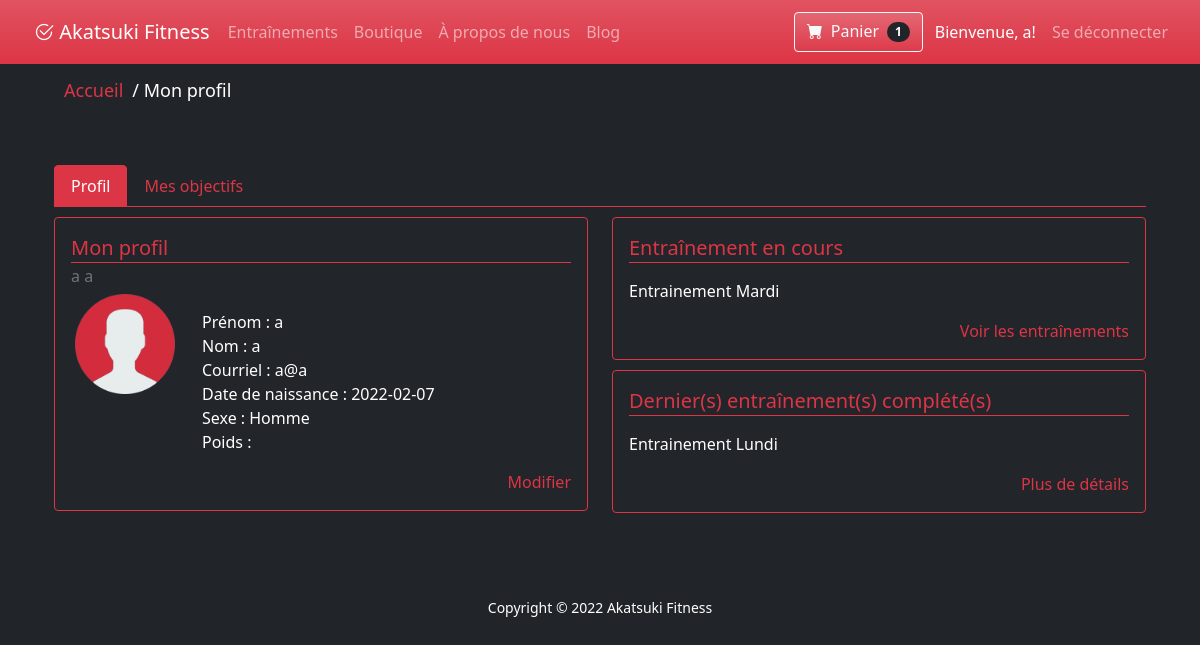
/profile.php (signed in), run on the app's committed database.
### tables this page shows
CREATE TABLE `utilisateur` (
  `iduser` int(11) NOT NULL,
  `nom` varchar(50) NOT NULL,
  `prenom` varchar(50) NOT NULL,
  `email` varchar(100) NOT NULL,
  `date_de_naissance` date NOT NULL,
  `sexe` int(11) NOT NULL,
  `poids` float DEFAULT NULL,
  `datedebutabonnement` date DEFAULT NULL,
  `datefinabonnement` date DEFAULT NULL,
  `poids_desire` float DEFAULT NULL,
  `avatar` int(11) DEFAULT '1'
);

CREATE TABLE `entrainementcontenu` (
  `idcontenu` int(11) NOT NULL,
  `identrainement` int(11) NOT NULL
);

CREATE TABLE `entrainement` (
  `identrainement` int(11) NOT NULL,
  `nom` varchar(50) NOT NULL,
  `status` int(11) NOT NULL,
  `type` varchar(50) NOT NULL,
  `difficulte` varchar(50) NOT NULL
);

### db/conn.php (called while the page is built)
<?php
$host = 'localhost';
$db = 'akatsuki_db';
$user = 'root';
$pass = '';
$chartset = 'utf8mb4';
$dsn = "mysql:host=$host;dbname=$db;chartset=$chartset";
try {
    $pdo = new PDO($dsn, $user, $pass);
    $pdo->setAttribute(PDO::ATTR_ERRMODE, PDO::ERRMODE_EXCEPTION);
} catch (PDOException $e) {
    throw new PDOException($e->getMessage());
}
require_once 'Crud.php';
$crud = new Crud($pdo);

### db/Crud.php (called while the page is built, shortened)
<?php
class Crud
{
    private $db;
    public function __construct($conn)
    {
        $this->db = $conn;
    }
    public function getUser($id){
        try {
            $sql = "SELECT * FROM utilisateur WHERE iduser = '$id' ";
            $stmt = $this->db->prepare($sql);
            $stmt->execute();
            $result = $stmt->fetch();
            return  $result;
        } catch (PDOException $e) {
            echo $e->getMessage();
            return false;
        }
    }
    private function getContenuId($idUser){
        try{
            $sql = "SELECT * FROM  `contenu` WHERE iduser = '$idUser' ";
            $stmt = $this->db->prepare($sql);
            $stmt->execute();
            $result = $stmt->fetch();
            return  $result['idcontenu'];
        }catch  (PDOException $e) {
            echo $e->getMessage();
        return false;
        }
    }
    public function getEntrainementsCompletedByIdUser($idUser){
        $idContenu =$this->getContenuId($idUser);
        return $this->getEntrainementsCompletedOrIncompletedByContenu($idContenu,self::STATUS_COMPLETED);
    }
    public function getEntrainementsInProgressByIdUser($idUser){
        $idContenu =$this->getContenuId($idUser);
        return $this->getEntrainementsCompletedOrIncompletedByContenu($idContenu,self::STATUS_INPROGRESS);
    }
    private function getEntrainementsCompletedOrIncompletedByContenu($idContenu,$wantedStatus){
        try{
            $sql = "SELECT * FROM `entrainementcontenu` INNER JOIN entrainement ON `entrainementcontenu`.`identrainement`  = `entrainement`.`identrainement`
            WHERE `entrainementcontenu`.`idcontenu` = '$idContenu' AND `entrainement`.`status` = $wantedStatus";
            $stmt = $this->db->prepare($sql);
            $stmt->execute();
            $result = $stmt->fetchAll();
            return  $result;
        }catch  (PDOException $e) {
            echo $e->getMessage();
        return false;
        }
    }
    public function getNombreOfProductInPanierByidUser($idUser){
        try{
            $sql = "SELECT * FROM `panier`  WHERE `panier`.`iduser` = '$idUser' ";
            $stmt = $this->db->prepare($sql);
            $stmt->execute();
            $result = $stmt->rowCount();
            return  $result;
        }catch  (PDOException $e) {
            echo $e->getMessage();
        return false;
        }
    }
}

### vue/profile_tab.php (the view)
<div class="tab-pane fade show active" id="profile" role="tabpanel" aria-labelledby="profile-tab">
    <div class="row">
        <div class="col-lg-6">
            <div class="card">
                <div class="card-body">
                <h5 class="card-title"><?php __('profile_tab_title'); ?></h5>
                <h6 class="card-subtitle mb-2 text-muted"><?php echo $firstname . ' ' . $lastname ?></h6>
                <div class="row">
                    <div class="col-lg-3">
                        <img src="images/avatars/<?php echo $avatar?>.png" class="icon">
                    </div>
                    <div class="col-lg-9">
                        <p class="card-text">
                             <ul>
                                <li><?php __('profile_tab_label_1'); ?> <?php echo $firstname ?></li>
                                <li><?php __('profile_tab_label_2'); ?> <?php echo $lastname ?> </li>
                                <li><?php __('profile_tab_label_3'); ?> <?php echo $email ?></li>
                                <li><?php __('profile_tab_label_4'); ?> <?php echo $dob ?></li>
                                <li><?php __('profile_tab_label_5'); ?>
                                    <?php
                                        if($sexe == 0){
                                            echo __('profile_gender_male');;
                                        }else if($sexe ==1){
                                            echo __('profile_gender_female');;
                                        }else{
                                            echo __('profile_gender_other');;
                                        }
                                    ?></li>
                                <li><?php __('profile_tab_label_6'); ?> <?php echo $weight ?></li>
                            </ul>
                        </p>
                        <div class="align-right"> <a href="profile_edit.php" class="card-link"><?php __('profile_tab_link_edit'); ?></a></div>
                       </div>
                </div>
            </div>
        </div>
    </div>
    <div class="col-lg-6">
    <div class="card">
        <div class="card-body">
            <h5 class="card-title"><?php __('profile_tab_title_inprogress'); ?></h5>
            <p class="card-text">
                <ul>
                <?php
                    $listeEntrainement = $crud->getEntrainementsInProgressByIdUser($_SESSION['userid']);
                    foreach ($listeEntrainement as $workout) {
                        echo '<li>'.$workout['nom'].'</li>';
                    }
                ?>
                </ul>
            </p>
            <div class="align-right"> <a href="workouts.php" class="card-link"><?php __('profile_tab_link_inprogress'); ?></a></div>
        </div>
    </div>
    <div class="card">
        <div class="card-body">
            <h5 class="card-title"><?php __('profile_tab_title_completed'); ?></h5>
            <p class="card-text">
            <ul>
                <?php
                    $listeEntrainement = $crud->getEntrainementsCompletedByIdUser($_SESSION['userid']);
                        foreach ($listeEntrainement as $training) {
                            echo '<li>'.$training['nom'].'</li>';
                        }
                    ?>
            </ul>
            </p>
            <div class="align-right"> <a href="workouts.php" class="card-link"><?php __('profile_tab_link_completed'); ?></a></div>
        </div>
    </div></div>
</div>
</div>

### includes/header.php (shortened to what this page needs)
<?php
    require_once 'includes/helpers.php';
    require_once 'db/conn.php';
    require_once 'includes/Lang.php';
?>
<!DOCTYPE html>
<html lang="en">
<head>
    <link rel="stylesheet" href="utilitaires/bootstrap-5.1.3-dist/css/bootstrap.css">
    <link rel="stylesheet" href="//code.jquery.com/ui/1.12.1/themes/base/jquery-ui.css">
    <link rel="stylesheet" href="css/style.css" />
    <link href="https://cdn.jsdelivr.net/npm/bootstrap-icons@1.5.0/font/bootstrap-icons.css" rel="stylesheet" />
    <link rel="stylesheet" href="https://cdnjs.cloudflare.com/ajax/libs/font-awesome/6.0.0/css/all.min.css">
</head>
<?php include ('vue/nav.php'); ?>
<body class="bg-dark">
    <?php
    if (isset($breadcrumb)){
        echo '<div class="container">';
        breadcrumb($breadcrumb);
    echo '</div>';
    }
    ?>
    <div class="container">

### vue/nav.php (shortened to what this page needs)
<nav id="myNav" class="navbar navbar-expand-lg navbar-dark bg-danger bg-gradient">
    <div class="container-fluid">
        <a class="logo navbar-brand" href="<?php if(!isset($_SESSION['userid'])) { ?>index.php<?php } else { ?>#<?php } ?>"><i class="bi bi-check2-circle"> </i>Akatsuki Fitness</a>
        <div class="collapse navbar-collapse" id="navbarNav">
            <div class="navbar-nav me-auto">
                <a id="btnTrain" <?php if(!isset($_SESSION['userid'])) { ?> data-bs-toggle="modal"
                    data-bs-target="#loginModal" <?php } else {?> href="workouts.php" <?php } ?>
                    class="nav-item nav-link">Entraînements
                </a>
                <a id="btnStore" href="shop_index.php" class="nav-item nav-link">Boutique</a>
                <a id="btnAbout" href="about.php" class="nav-item nav-link">À propos de nous</a>
                <a id="btnBlog" href="blog.php" class="nav-item nav-link">Blog</a>
            </div>
            <div class="navbar-nav ms-auto">
                <?php if(!isset($_SESSION['userid'])) { ?>
                <button id="btnNavLogin" type="button" class="btn btn-outline-light bg-gradient"
                    data-bs-toggle="modal" data-bs-target="#loginModal">
                    Se connecter
                </button>
                <?php } else {
                    $userid = $_SESSION['userid'];
                    $userInfo = $crud->getUser($userid); ?>
                <a class="btn btn-outline-light bg-gradient me-1" href='shop_cart.php'>
                    <i class="bi-cart-fill me-1"></i>
                    Panier
                    <?php
                    $cartItems = $crud->getNombreOfProductInPanierByidUser($_SESSION['userid']);
                    ?>
                    <span class="badge bg-dark text-white ms-1 rounded-pill" id="cartCount" ><?php echo $cartItems?></span>
                </a>
                <a id="btnBlog" href="profile.php" class="nav-item nav-link active">Bienvenue,
                    <?php echo $userInfo['prenom']?>!</a>
                <a href="logout.php" class="nav-item nav-link">Se déconnecter</a>
                <?php }?>
            </div>
        </div>
    </div>
</nav>

### includes/helpers.php (shortened to what this page needs)
<?php
    function breadcrumb(array $bc_elements) {
        $str = '
    <section style="color:white">
     <ul class="breadcrumb">
    ';
        foreach($bc_elements as $b) {
            list($link, $text) = $b;
            $str .= '<li>';
            if ($link != '') {
                $str .= '<a href="'.$link.'">';
            }
            $str .= $text;
            if ($link != '') {
                $str .= '</a>';
            }
            $str .= '</li>';
        }
        $str .= '</ul>
    </section>
    ';
     echo $str;
    }
    function __($key) {
        return Lang::__($key);
    }
?>

### profile.php (shortened to what this page needs)
<?php
$breadcrumb =[
    ["/", "Accueil"],
    ["", "Mon profil"]
];
require_once('includes/header.php');
$userid = $_SESSION['userid'];
$userInfo = $crud->getUser($userid);
$firstname = $userInfo['prenom'];
$lastname = $userInfo['nom'];
$email = $userInfo['email'];
$dob = $userInfo['date_de_naissance'];
$sexe = $userInfo['sexe'];
$avatar = $userInfo['avatar'];
?>
<div class="profile container">
    <div class="mt-5 mb-5">
        <ul class="nav nav-tabs" id="myTab" role="tablist">
            <li class="nav-item" role="presentation">
                <button class="nav-link active" id="profile-tab" data-bs-toggle="tab" data-bs-target="#profile" type="button" role="tab" aria-controls="profile" aria-selected="false">Profil</button>
            </li>
            <li class="nav-item" role="presentation">
                <button class="nav-link " id="goals-tab" data-bs-toggle="tab" data-bs-target="#goals" type="button" role="tab" aria-controls="home" aria-selected="true">Mes objectifs</button>
            </li>
        </ul>
        <div class="tab-content" id="myTabContent">
            <?php require_once('vue/profile_tab.php'); ?>
        </div>
    </div>
 </div>
<?php
require_once('includes/footer.php');
?>

### includes/Lang.php (shortened to what this page needs)
<?php
 class Lang {
     public static function __($key) {
        if (isset(self::$lang[$key])) {
            echo self::$lang[$key];
        } else {
            echo $key;
        }
     }
}

### includes/footer.php (shortened to what this page needs)
        </div>
        <footer id="footer" style="bottom:0; text-align: center; padding-top:2%">
            <p>
                <small>
                    <span style="color:WHITE; text-align:center"> Copyright &copy;
                        <?echo date("Y") ?> Akatsuki Fitness
                    </span>
                </small>
            </p>
        </footer>
    </body>
</html>

### css/style.css (style rules this page uses)
a { color: #dc3545; text-decoration: none; }
ul { list-style-type: none; padding: 0; margin: 0; }
#myNav { padding: 12px; text-align: center; }
#myNav .logo { padding-left: 10px; padding-right: 10px; margin-right: 0%; }
.card-body { flex: 1 1 auto; padding: 1rem 1rem; }
.profile { color: #fff; }
.profile .card { border: 1px solid #dc3545; background-color: #22252A; margin-bottom: 10px; }
.profile h5.card-title { color: #dc3545; border-bottom: 1px solid #dc3545; padding: 2px 0px; }
.profile .icon { max-width: 100px; display: block; margin-left: auto; margin-right: auto; }
.profile .nav-tabs { border-bottom: 1px solid #dc3545; margin-bottom: 10px; }
.profile .nav-tabs .nav-link.active { color: #FFFFFF; background-color: #dc3545; border-color: #dc3545 #dc3545 #dc3545; }
.profile .nav-tabs .nav-link { color: #dc3545; }
.align-right { text-align: right; }

### css/style-breadcrumb.css (style rules this page uses)
ul.breadcrumb { padding: 10px 16px; list-style: none; background-color: none; margin-bottom: 0px; }
ul.breadcrumb li { padding: 3px; display: inline; font-size: 18px; }
ul.breadcrumb li+li:before { color: #ffffff; content: "/\00a0"; }
ul.breadcrumb li a { padding: 3px; color: #dc3545; text-decoration: none; }

### css/style-blog.css (style rules this page uses)
* { box-sizing: border-box; }

### css/style-search.css (style rules this page uses)
.show { display: block; }

### data on the page
utilisateur: prenom "a", nom "a", email "a@a", date_de_naissance "2022-02-07"
entrainementcontenu: identrainement.nom "Entrainement Mardi"
entrainementcontenu: identrainement.nom "Entrainement Lundi"

### other printed values
$cartItems "1"
self::$lang[$key] "Mon profil Prénom : Nom : Courriel : Date de naissance : Sexe : Homme Poids : Modifier Entraînement en cours Voir les entraînements Dernier(s) entraînement(s) complété(s) Plus de détails"
